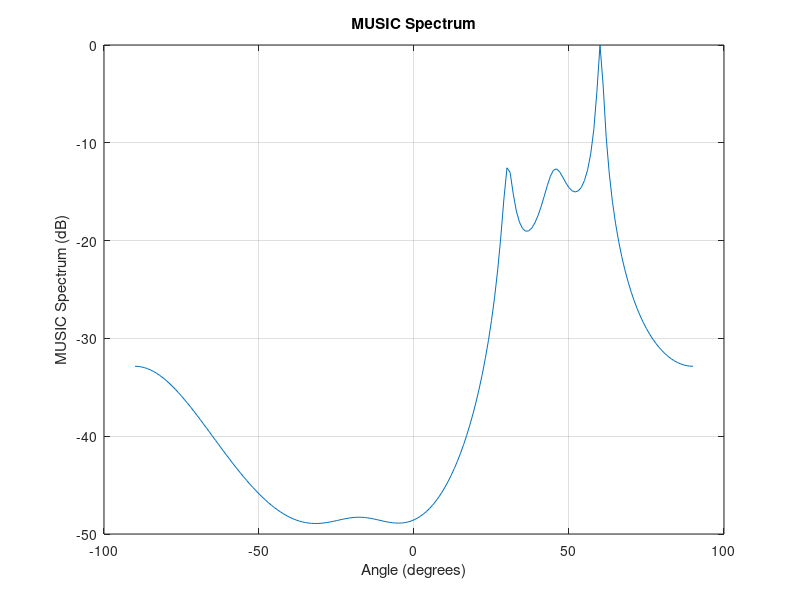

Here is the MATLAB script that generated this plot: (Note: this script raises an error after producing the figure.)
%% Simulation of 1-Dimensional Array for Estimation of Angle of Arrival Using MUSIC Algorithm for Coherent Sources


%%%%%%%%%%%%%%%%%%%%%%%%%%%%%%%%%%%%%%%%%%%%%%%
%%%%%%%%%%%%%%%%%%%%%%%%%%%%%%%%%%%%%%%%%%%%%%%
%% Clear the cache
%%%%%%%%%%%%%%%%%%%%%%%%%%%%%%%%%%%%%%%%%%%%%%%


clc;clear;close;tic

%%%%%%%%%%%%%%%%%%%%%%%%%%%%%%%%%%%%%%%%%%%%%%%
%% Parameters
%%%%%%%%%%%%%%%%%%%%%%%%%%%%%%%%%%%%%%%%%%%%%%%


numElements = 8;                        % Number of array elements
numSignals = 3;                           % Number of incoming signals
numSnapshots = 100;                  % Number of snapshots
elementSpacing = 1;                 % Spacing between array elements in wavelengths
signalFreq = 1e9;                         % Frequency of incoming signals (Hz)
c = 3e8;                                        % Speed of light (m/s)
wavelength = c / signalFreq;        % Wavelength of incoming signals (m)
SNR = 10;                                    % SNR values in db
angles = [30 45 60];                     % Angles of arrival in degrees
q = numElements-numSignals;

%%%%%%%%%%%%%%%%%%%%%%%%%%%%%%%%%%%%%%%%%%%%%%%
%% Create the steering vectors matrix
%%%%%%%%%%%%%%%%%%%%%%%%%%%%%%%%%%%%%%%%%%%%%%%

steeringVector = exp(-1j*(0:numElements-1)'*pi*sin(deg2rad(angles)));


%%%%%%%%%%%%%%%%%%%%%%%%%%%%%%%%%%%%%%%%%%%%%%%
%% Simulate the Incoming Signals
%%%%%%%%%%%%%%%%%%%%%%%%%%%%%%%%%%%%%%%%%%%%%%%

% Generate signal sources
t = 1:numSnapshots;  % Time samples

% Coherent signals: same signal, but two of them are coherent (reflections)
signal1 = exp(1j * 2 * pi * 0.01 * t);  % First coherent signal
signal2 = signal1;                      % Second coherent signal (coherent with signal1)
signal3 = exp(1j * 2 * pi * 0.02 * t);  % Third non-coherent signal

signals = [signal1;signal2;signal3];

% Generate noise
noise = (randn(numElements, numSnapshots) + 1i * randn(numElements, numSnapshots)) * sqrt(0.5);  % Generation of Pseudo-Random Noise
noisePower = 10^(-SNR/10); % Noise Power 
noise = sqrt(noisePower) * noise; 

% Received Signal Generation
R = steeringVector*signals+ noise;

%%%%%%%%%%%%%%%%%%%%%%%%%%%%%%%%%%%%%%%%%%%%%%%
%% Applying Spatial Smoothening for the Received Signal Matrix
%%%%%%%%%%%%%%%%%%%%%%%%%%%%%%%%%%%%%%%%%%%%%%%

R_signal = zeros(q,q);

for i=0:numElements-q
    z = (R((i+1:q+i),:));
    r = z*z'/(4*numSnapshots);
    R_signal = R_signal+r;

end
   


%%%%%%%%%%%%%%%%%%%%%%%%%%%%%%%%%%%%%%%%%%%%%%%
%% Computation of Angle of Arrival using MUSIC Algorithm
%%%%%%%%%%%%%%%%%%%%%%%%%%%%%%%%%%%%%%%%%%%%%%%
%% Eigen Value Decomposition
%%%%%%%%%%%%%%%%%%%%%%%%%%%%%%%%%%%%%%%%%%%%%%%


% Perform Eigenvalue Decomposition
[eigenVectors, eigenValues] = eig(R_signal);  % Eigen value computation for covariance matrix
[~, idx] = sort(diag(eigenValues), 'descend');  
eigenVectors = eigenVectors(:, idx);  % Signal Subspace

% Estimate noise subspace
noiseSubspace = eigenVectors(:, numSignals+1:end); % Last N-numSignals eigenvectors


%%%%%%%%%%%%%%%%%%%%%%%%%%%%%%%%%%%%%%%%%%%%%%%
%% Spectrum Calculation
%%%%%%%%%%%%%%%%%%%%%%%%%%%%%%%%%%%%%%%%%%%%%%%

theta = (-90:1:90);
numAngles = length(theta);
musicSpectrum = zeros(numAngles, 1);  % Music Spectrum Matrix

% Calculate the MUSIC spectrum
a = exp(-1i*(0:q-1)'*pi*sin(deg2rad(theta)));
for k = 1:numAngles
    musicSpectrum(k) = 1 / norm(noiseSubspace' * a(:,k), 2)^2; % Formula for Spectrum Calculation
end


% Normalize the MUSIC spectrum
musicSpectrum = 10 * log10(musicSpectrum / max(musicSpectrum)); % Normalizing the spectrum values


%%%%%%%%%%%%%%%%%%%%%%%%%%%%%%%%%%%%%%%%%%%%%%%
%% Plotting the Spectrum and Angle Estimation from Plot


% Plot the MUSIC spectrum
figure;
plot(theta, musicSpectrum);
xlabel('Angle (degrees)');
ylabel('MUSIC Spectrum (dB)');
title('MUSIC Spectrum');
grid on;

% Find the peaks in the MUSIC spectrum
[~, peakIndices] = findpeaks(musicSpectrum, 'SortStr', 'descend', 'NPeaks', numSignals);
estimatedAngles = theta(peakIndices);

% Display the estimated angles
disp('Estimated DOAs:');
disp(estimatedAngles);


%%%%%%%%%%%%%%%%%%%%%%%%%%%%%%%%%%%%%%%%%%%%%%%
%%%%%%%%%%%%%%%%%%%%%%%%%%%%%%%%%%%%%%%%%%%%%%%
toc


